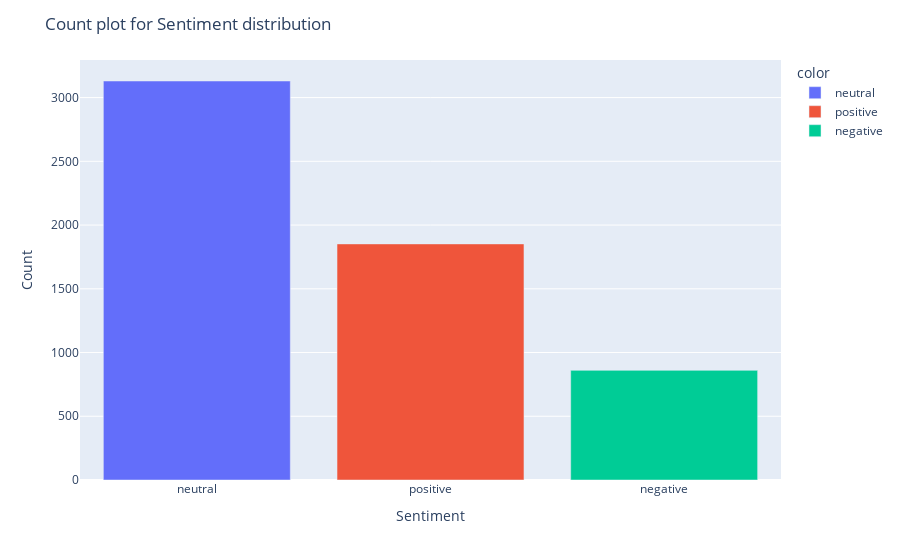

Notebook code for this chart:
### Code cell
# When we break down by raw numbers however, it appears to be okay
label_count = df.Sentiment.value_counts()
fig = px.bar(df, x = label_count.index, y = label_count.values, color = label_count.index)
fig.update_layout(title = 'Count plot for Sentiment distribution',
                 xaxis_title = 'Sentiment',
                 yaxis_title = 'Count')

### Figure 1 — Plotly figure (JSON) as saved in the notebook; plotly's stock layout.template omitted (floating-point values rounded to 4 significant figures)
{"data": [{"alignmentgroup": "True", "hovertemplate": "color=neutral<br>x=%{x}<br>y=%{y}<extra></extra>", "legendgroup": "neutral", "marker": {"color": "#636efa", "pattern": {"shape": ""}}, "name": "neutral", "offsetgroup": "neutral", "orientation": "v", "showlegend": true, "textposition": "auto", "type": "bar", "x": ["neutral"], "xaxis": "x", "y": [3130], "yaxis": "y"}, {"alignmentgroup": "True", "hovertemplate": "color=positive<br>x=%{x}<br>y=%{y}<extra></extra>", "legendgroup": "positive", "marker": {"color": "#EF553B", "pattern": {"shape": ""}}, "name": "positive", "offsetgroup": "positive", "orientation": "v", "showlegend": true, "textposition": "auto", "type": "bar", "x": ["positive"], "xaxis": "x", "y": [1852], "yaxis": "y"}, {"alignmentgroup": "True", "hovertemplate": "color=negative<br>x=%{x}<br>y=%{y}<extra></extra>", "legendgroup": "negative", "marker": {"color": "#00cc96", "pattern": {"shape": ""}}, "name": "negative", "offsetgroup": "negative", "orientation": "v", "showlegend": true, "textposition": "auto", "type": "bar", "x": ["negative"], "xaxis": "x", "y": [860], "yaxis": "y"}], "layout": {"barmode": "relative", "legend": {"title": {"text": "color"}, "tracegroupgap": 0}, "margin": {"t": 60}, "title": {"text": "Count plot for Sentiment distribution"}, "xaxis": {"anchor": "y", "domain": [0, 1], "title": {"text": "Sentiment"}}, "yaxis": {"anchor": "x", "domain": [0, 1], "title": {"text": "Count"}}}}
